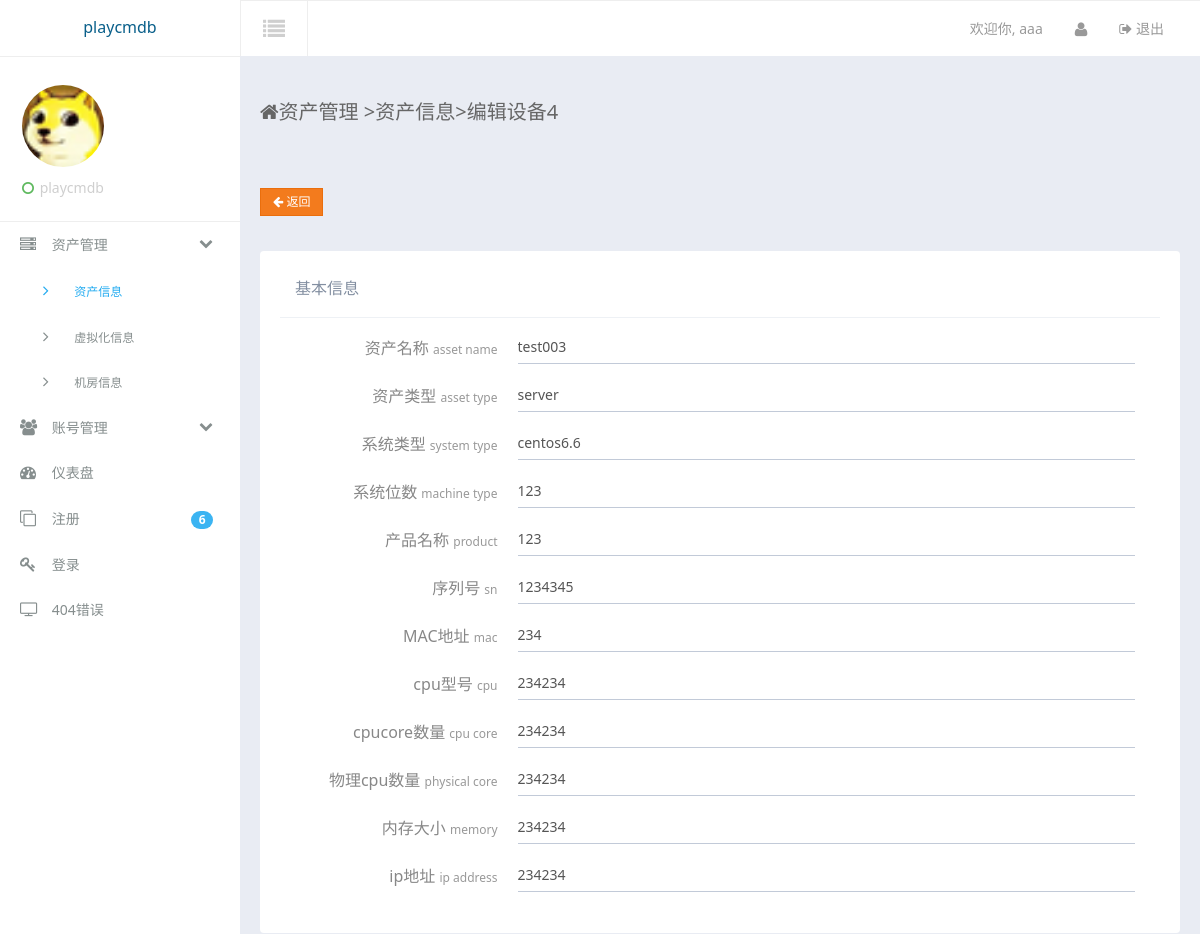
Page /assets/editasset/4/ (signed in, upper part) on the earlier database version.
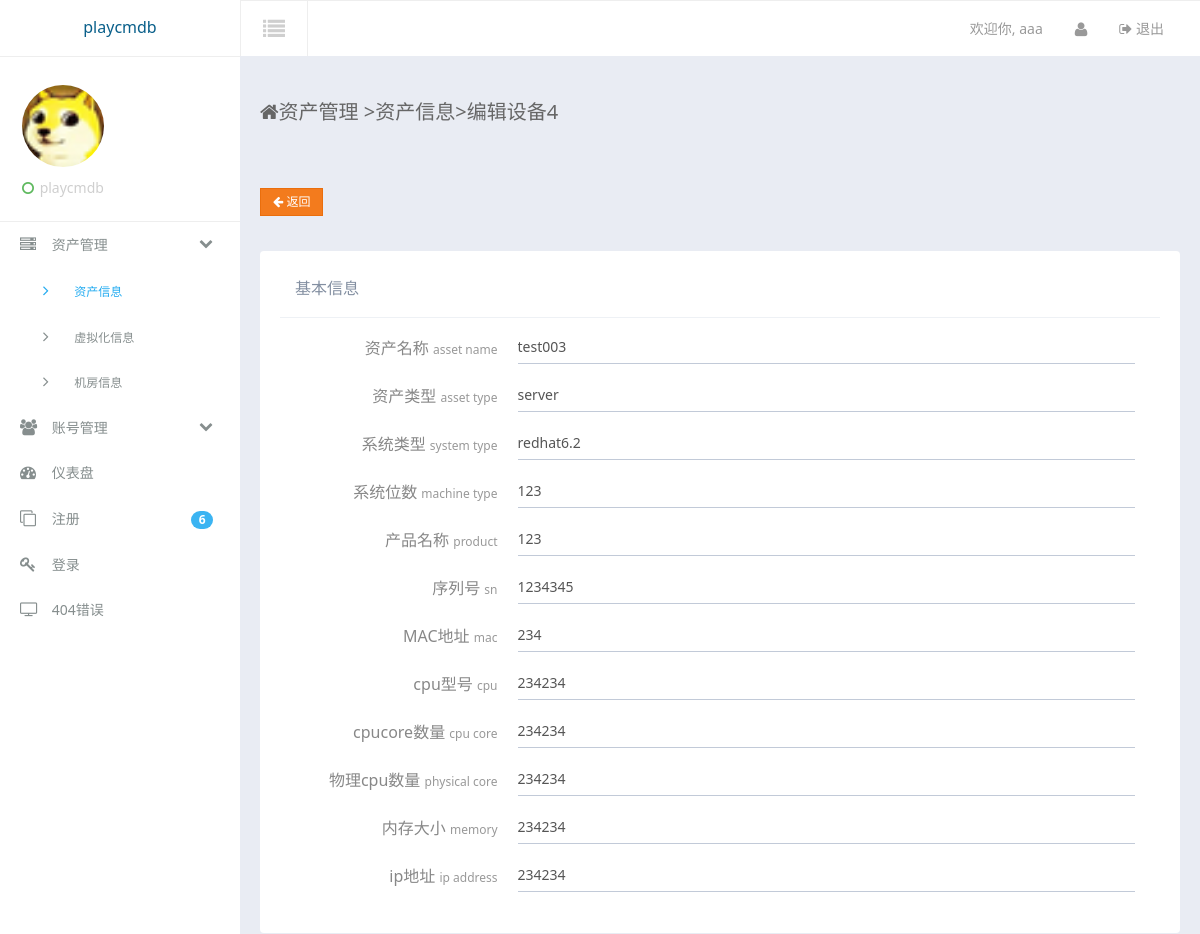
Same page on the later database version.
### assets/models.py (models this page shows, shortened)
class AssetInfo(models.Model):
    asset_name = models.CharField(max_length = 40,unique=True,verbose_name = u'设备名称')
    asset_type = models.ForeignKey('AssetType',verbose_name = u'资产类型')
    system_type = models.ForeignKey('SystemType',verbose_name = u'系统类型')
    machine_type = models.CharField(max_length = 40,verbose_name = u'设备位数')
    product = models.CharField(max_length = 40,verbose_name = u'产品名称')
    serial_number = models.CharField(max_length = 40,unique=True,verbose_name = u'设备序列号')
    timestamp = models.DateTimeField(auto_now_add = True,verbose_name = u'创建时间')
    last_modified = models.DateTimeField(auto_now = True,verbose_name = u'最后修改时间')
    location = models.ForeignKey('ServerRoom',verbose_name = u'资产所在位置')
    rack = models.CharField(max_length=20,verbose_name = u'机架位置')
    size = models.CharField(max_length=20,verbose_name = u'尺寸')
    ip = models.CharField(max_length = 20,unique=True,verbose_name = u'IP地址')
    mac = models.CharField(max_length = 20,verbose_name = u'MAC地址')
    memery_size = models.CharField(max_length = 20,verbose_name = u'内存')
    cpu = models.CharField(max_length = 20,verbose_name = u'cpu型号')
    cpu_cores = models.CharField(max_length = 10,verbose_name = u'cpucore数量')
    cpu_pyhsical = models.CharField(max_length = 10,verbose_name = u'cpu物理数量')
    business = models.ManyToManyField(BusinessInfo,related_name='asset_business',verbose_name = u'归属的业务条线')
    app = models.ManyToManyField(ApplicationInfo,related_name='asset_application',verbose_name = u'部署的应用')
    status = models.CharField(max_length=1, choices=STATUS_CHOICES,default='d')

### assets/views.py (the view, shortened to what this page needs)
# urls.py: url(r'^editasset/(?P<id>\w+)/$',edit_asset),
@is_login_auth
def edit_asset(request,id):
    ret = {'AssetObj':None,'UserInfoObj':None,'Side':None,'SideSub':None}
    ret['Side'] = 'asset'
    ret['SideSub'] = 'index'
    AssetInfoObj = AssetInfo.objects.get(id=id)
    AssetInfoObj_form = AssetForm(instance=AssetInfoObj)
    UserInfoObj = UserInfo.objects.get(username=request.session.get('username',None))
    ret['UserInfoObj'] = UserInfoObj
    ret['form'] = AssetInfoObj_form
    ret['id'] = id
    ret['AssetObj'] = AssetInfoObj
    ret.update(csrf(request))
    return render_to_response('assets/edit_asset.html',ret)

### accounts/models.py (called while the page is built)
    def __unicode__(self):
        return self.typename

### assets/models.py (called while the page is built)
    def __unicode__(self):
        return self.type_name

    def __unicode__(self):
        return self.room_name

    def __unicode__(self):
        return self.type_name

### business/models.py (called while the page is built)
    def __unicode__(self):
        return self.business_name

    def __unicode__(self):
        return self.app_name

### templates/assets/edit_asset.html (shortened to what the changed rows need)
{% extends "suit/base.html" %}
{% block content %}
<div class="container-fluid am-cf">
    <div class="row">
        <div class="am-u-sm-12 am-u-md-12 am-u-lg-9">
        	<div class="page-header-heading"><span class="am-icon-home page-header-heading-icon"></span>资产管理 <span class="c-gray en">&gt;</span>资产信息<span class="c-gray en">&gt;</span>编辑设备{{ AssetObj.id }}</div>
        </div>
    </div>
</div>
<div class="row-content am-cf">
                <div class="row am-cf">
                    <div class="am-u-sm-12 am-u-md-12  am-u-lg-12">
                    <form class="am-form tpl-form-line-form " action='/assets/editasset/{{ AssetObj.id }}/' method='POST'>{% csrf_token %}
                        <div class="widget am-cf">
                            <div class="widget-body-lg widget-body am-fr" >
                                    <div class="am-form-group">
                                        <div class="am-u-sm-9">
											{{ form.asset_name }}
                                        </div>
                                    </div>
                                    <div class="am-form-group">
                                        <div class="am-u-sm-9">
											{{ form.asset_type }}
                                        </div>
                                    </div>
                                    <div class="am-form-group">
                                        <div class="am-u-sm-9">
											{{ form.system_type }}
                                        </div>
                                    </div>
                                    <div class="am-form-group">
                                        <div class="am-u-sm-9">
											{{ form.machine_type }}
                                        </div>
                                    </div>
                                    <div class="am-form-group">
                                        <div class="am-u-sm-9">
											{{ form.product }}
                                        </div>
                                    </div>
                                    <div class="am-form-group">
                                        <div class="am-u-sm-9">
											{{ form.serial_number }}
                                        </div>
                                    </div>
                                    <div class="am-form-group">
                                        <div class="am-u-sm-9">
											{{ form.mac }}
                                        </div>
                                    </div>
                                    <div class="am-form-group">
                                        <div class="am-u-sm-9">
											{{ form.cpu }}
                                        </div>
                                    </div>
                                    <div class="am-form-group">
                                        <div class="am-u-sm-9">
											{{ form.cpu_cores }}
                                        </div>
                                    </div>
                                    <div class="am-form-group">
                                        <div class="am-u-sm-9">
											{{ form.cpu_pyhsical }}
                                        </div>
                                    </div>
                                    <div class="am-form-group">
                                        <div class="am-u-sm-9">
											{{ form.memery_size }}
                                        </div>
                                    </div>
                                    <div class="am-form-group">
                                        <div class="am-u-sm-9">
											{{ form.ip }}
                                        </div>
                                    </div>
                            </div>
                        </div>
					</form>
                    </div>
                </div>
</div>
{% endblock %}

Differences in the rows shown:
changed AssetInfo "test003": system_type "centos6.6" → "redhat6.2"
